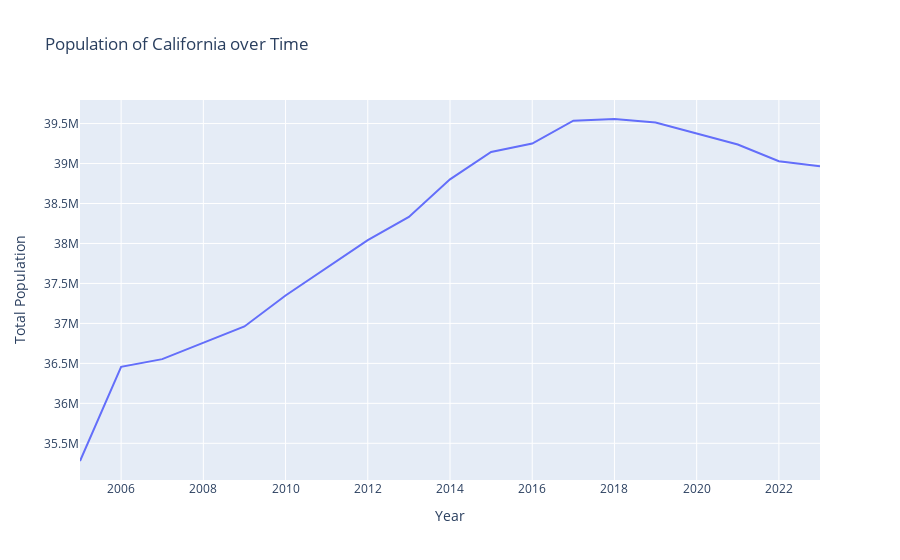

Notebook code for this chart:
### Markdown cell above
# Plotly

In this course we'll be using the Plotly library to make interactive graphs. 

Plotly's "Plotly Express" module makes it easy to create graphs. Most functions have descriptive names (like `line` for making line graphs) that take:

  * A dataframe as the first agument
  * `x`: The column to use for the x-axis
  * `y`: The column to use for the y-axis
  * `title`: The text to use for the title

Here's an example that creates a line graph of the population of California over time. Note that when you hover over the line, you can see the exact values (year, population) of the point.

### Code cell
import plotly.express as px

px.line(
    df_ca, x="Year", y="Total Population", title="Population of California over Time"
)

### Figure 1 — Plotly figure (JSON) as saved in the notebook; plotly's stock layout.template omitted (floating-point values rounded to 4 significant figures)
{"data": [{"hovertemplate": "Year=%{x}<br>Total Population=%{y}<extra></extra>", "legendgroup": "", "line": {"color": "#636efa", "dash": "solid"}, "marker": {"symbol": "circle"}, "mode": "lines", "name": "", "orientation": "v", "showlegend": false, "type": "scatter", "x": [2005, 2006, 2007, 2008, 2009, 2010, 2011, 2012, 2013, 2014, 2015, 2016, 2017, 2018, 2019, 2021, 2022, 2023], "xaxis": "x", "y": [35278768, 36457549, 36553215, 36756666, 36961664, 37349363, 37691912, 38041430, 38332521, 38802500, 39144818, 39250017, 39536653, 39557045, 39512223, 39237836, 39029342, 38965193], "yaxis": "y"}], "layout": {"legend": {"tracegroupgap": 0}, "title": {"text": "Population of California over Time"}, "xaxis": {"anchor": "y", "domain": [0, 1], "title": {"text": "Year"}}, "yaxis": {"anchor": "x", "domain": [0, 1], "title": {"text": "Total Population"}}}}
